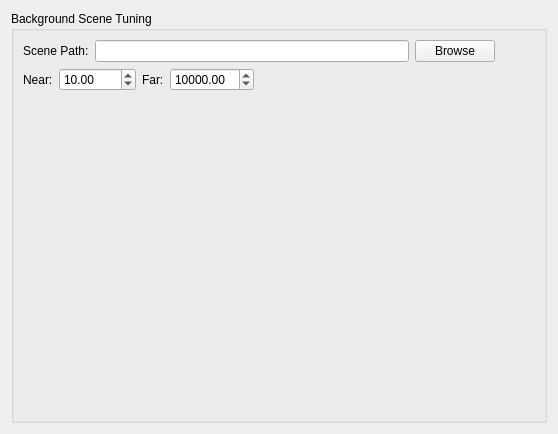
<?xml version="1.0" encoding="UTF-8"?>
<ui version="4.0">
 <class>BackgroundSceneTuner</class>
 <widget class="QWidget" name="BackgroundSceneTuner">
  <property name="geometry">
   <rect>
    <x>0</x>
    <y>0</y>
    <width>558</width>
    <height>434</height>
   </rect>
  </property>
  <property name="windowTitle">
   <string>Form</string>
  </property>
  <layout class="QVBoxLayout" name="verticalLayout">
   <item>
    <widget class="QGroupBox" name="groupBox">
     <property name="title">
      <string>Background Scene Tuning</string>
     </property>
     <layout class="QVBoxLayout" name="verticalLayout_2">
      <item>
       <layout class="QHBoxLayout" name="horizontalLayout">
        <item>
         <widget class="QLabel" name="label">
          <property name="text">
           <string>Scene Path:</string>
          </property>
         </widget>
        </item>
        <item>
         <widget class="QLineEdit" name="scene_path">
          <property name="sizePolicy">
           <sizepolicy hsizetype="Expanding" vsizetype="Fixed">
            <horstretch>1</horstretch>
            <verstretch>0</verstretch>
           </sizepolicy>
          </property>
         </widget>
        </item>
        <item>
         <widget class="QPushButton" name="btn_browse">
          <property name="text">
           <string>Browse</string>
          </property>
         </widget>
        </item>
        <item>
         <spacer name="horizontalSpacer">
          <property name="orientation">
           <enum>Qt::Horizontal</enum>
          </property>
          <property name="sizeHint" stdset="0">
           <size>
            <width>40</width>
            <height>20</height>
           </size>
          </property>
         </spacer>
        </item>
       </layout>
      </item>
      <item>
       <layout class="QHBoxLayout" name="horizontalLayout_2">
        <item>
         <widget class="QLabel" name="label_2">
          <property name="text">
           <string>Near:</string>
          </property>
         </widget>
        </item>
        <item>
         <widget class="QDoubleSpinBox" name="tuner_near">
          <property name="decimals">
           <number>2</number>
          </property>
          <property name="minimum">
           <double>0.000000000000000</double>
          </property>
          <property name="maximum">
           <double>10000.000000000000000</double>
          </property>
          <property name="stepType">
           <enum>QAbstractSpinBox::AdaptiveDecimalStepType</enum>
          </property>
          <property name="value">
           <double>10.000000000000000</double>
          </property>
         </widget>
        </item>
        <item>
         <widget class="QLabel" name="label_3">
          <property name="text">
           <string>Far:</string>
          </property>
         </widget>
        </item>
        <item>
         <widget class="QDoubleSpinBox" name="tuner_far">
          <property name="decimals">
           <number>2</number>
          </property>
          <property name="maximum">
           <double>100000.000000000000000</double>
          </property>
          <property name="stepType">
           <enum>QAbstractSpinBox::AdaptiveDecimalStepType</enum>
          </property>
          <property name="value">
           <double>10000.000000000000000</double>
          </property>
         </widget>
        </item>
        <item>
         <spacer name="horizontalSpacer_2">
          <property name="orientation">
           <enum>Qt::Horizontal</enum>
          </property>
          <property name="sizeHint" stdset="0">
           <size>
            <width>40</width>
            <height>20</height>
           </size>
          </property>
         </spacer>
        </item>
       </layout>
      </item>
      <item>
       <spacer name="verticalSpacer">
        <property name="orientation">
         <enum>Qt::Vertical</enum>
        </property>
        <property name="sizeHint" stdset="0">
         <size>
          <width>20</width>
          <height>317</height>
         </size>
        </property>
       </spacer>
      </item>
     </layout>
    </widget>
   </item>
  </layout>
 </widget>
 <resources/>
 <connections/>
</ui>
